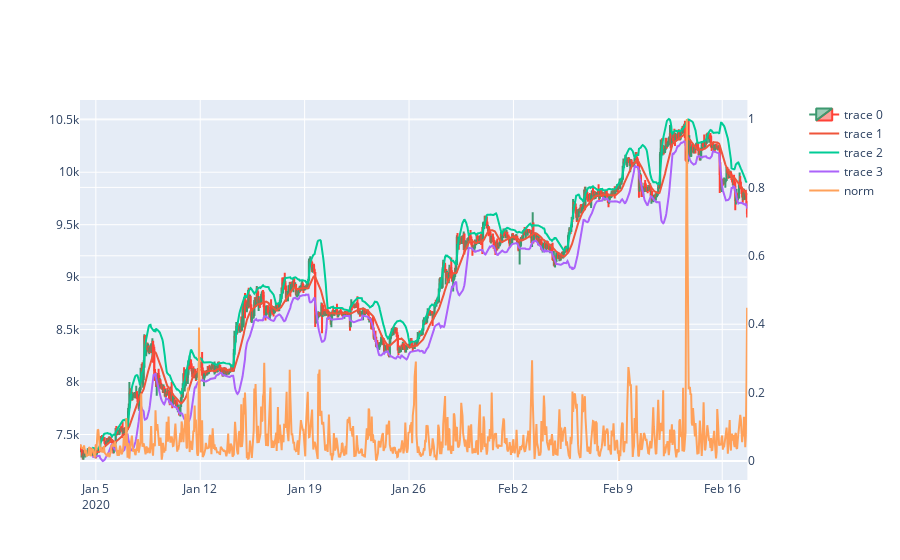

Here is the notebook cell this chart was saved with:
### Code cell
columns = ["Open Time", "Open", "High", "Low", "Close", "Volume",
            "Close Time", "Quote Asset Volume", "Number of Trades",
            "Taker Buy Base Volume", "Taker Buy Quote Asset Volume",
            "Ignore"]
period = "1h"


# df of norm, and any other stats to be plotted
calced_df = pd.DataFrame(
    {
        "norm": norm[:,1][1:],
    },
    index = y_sw[1:]
)

# range of data to work with
start = calced_df.index[0].replace(microsecond=0, second=0, minute=0)
end = calced_df.index[-1].replace(microsecond=0, second=0, minute=0, hour = calced_df.index[-1].hour)
idx = pd.date_range(start=start, end=end, freq = period)


# reindex calced_df to be evenly spaces
calced_df = calced_df.to_period(freq = period).groupby(calced_df.to_period(freq = period).index).mean().to_timestamp().reindex(idx, fill_value=0)



# data to download from binance
klines = client.get_historical_klines("BTCUSDT", period, str(start.timestamp() * 1000-3600000), str(end.timestamp() * 1000))
klines = [[float(i) for i in line] for line in klines ]
k_df = pd.DataFrame(klines, columns = columns, index = idx)

# Add Bollinger Bands features

indicator_bb = BollingerBands(close=k_df["Close"], window=20, window_dev=2)

k_df['bb_bbm'] = indicator_bb.bollinger_mavg()
k_df['bb_bbh'] = indicator_bb.bollinger_hband()
k_df['bb_bbl'] = indicator_bb.bollinger_lband()



# add data to plot
fig = make_subplots(specs=[[{"secondary_y": True}]])

fig.add_trace(go.Candlestick(x=idx,
                open=k_df['Open'], high=k_df['High'],
                low=k_df['Low'], close=k_df['Close']) )

fig.add_trace(go.Scatter(x=idx, y=k_df['bb_bbm']))
fig.add_trace(go.Scatter(x=idx, y=k_df['bb_bbh']))
fig.add_trace(go.Scatter(x=idx, y=k_df['bb_bbl']))


for i, col in enumerate(calced_df.keys(), start=1):
    if col == "norm":
        normed_norm = calced_df[col].values/max(calced_df[col].values)
        # normed_norm = [8000 if i > .2 else 7000 for i in normed_norm ]
        fig.add_trace(go.Scatter(x=calced_df[col].index, y=normed_norm, name=col), secondary_y=True)
    else:
        fig.add_trace(go.Scatter(x=calced_df[col].index, y=calced_df[col].values, name=col))

fig.update_layout(
    # width=1050,
    hovermode="x",
    xaxis_rangeslider_visible=False
)


fig.show()

### Figure 1 — Plotly figure (JSON) as saved in the notebook; plotly's stock layout.template omitted (floating-point values rounded to 4 significant figures; data arrays with more than 128 entries replaced by an {"elided": "..."} marker saying what was removed)
{"data": [{"close": {"elided": "1074 float values"}, "high": {"elided": "1074 float values"}, "low": {"elided": "1074 float values"}, "open": {"elided": "1074 float values"}, "type": "candlestick", "x": {"elided": "1074 str values"}}, {"type": "scatter", "x": {"elided": "1074 str values"}, "y": {"elided": "1074 float values"}}, {"type": "scatter", "x": {"elided": "1074 str values"}, "y": {"elided": "1074 float values"}}, {"type": "scatter", "x": {"elided": "1074 str values"}, "y": {"elided": "1074 float values"}}, {"name": "norm", "type": "scatter", "x": {"elided": "1074 str values"}, "xaxis": "x", "y": {"elided": "1074 float values"}, "yaxis": "y2"}], "layout": {"hovermode": "x", "xaxis": {"anchor": "y", "domain": [0, 0.94], "rangeslider": {"visible": false}}, "yaxis": {"anchor": "x", "domain": [0, 1]}, "yaxis2": {"anchor": "x", "overlaying": "y", "side": "right"}}}
